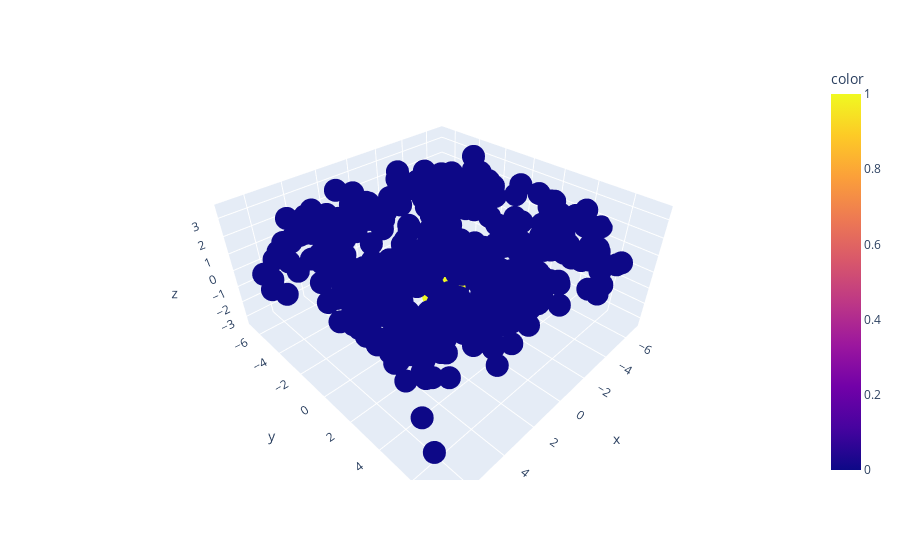

The code cell stored with this chart in its notebook:
### Code cell
fig = px.scatter_3d(x=X[:, 0], y=X[:, 1], z=X[:, 2], color=y)
fig.show()

### Figure 1 — Plotly figure (JSON) as saved in the notebook; plotly's stock layout.template omitted (floating-point values rounded to 4 significant figures; data arrays with more than 128 entries replaced by an {"elided": "..."} marker saying what was removed)
{"data": [{"hovertemplate": "x=%{x}<br>y=%{y}<br>z=%{z}<br>color=%{marker.color}<extra></extra>", "legendgroup": "", "marker": {"color": {"elided": "500 int values"}, "coloraxis": "coloraxis", "symbol": "circle"}, "mode": "markers", "name": "", "scene": "scene", "showlegend": false, "type": "scatter3d", "x": {"elided": "500 float values"}, "y": {"elided": "500 float values"}, "z": {"elided": "500 float values"}}], "layout": {"coloraxis": {"colorbar": {"title": {"text": "color"}}, "colorscale": [[0, "#0d0887"], [0.1111, "#46039f"], [0.2222, "#7201a8"], [0.3333, "#9c179e"], [0.4444, "#bd3786"], [0.5556, "#d8576b"], [0.6667, "#ed7953"], [0.7778, "#fb9f3a"], [0.8889, "#fdca26"], [1, "#f0f921"]]}, "legend": {"tracegroupgap": 0}, "margin": {"t": 60}, "scene": {"domain": {"x": [0, 1], "y": [0, 1]}, "xaxis": {"title": {"text": "x"}}, "yaxis": {"title": {"text": "y"}}, "zaxis": {"title": {"text": "z"}}}}}
